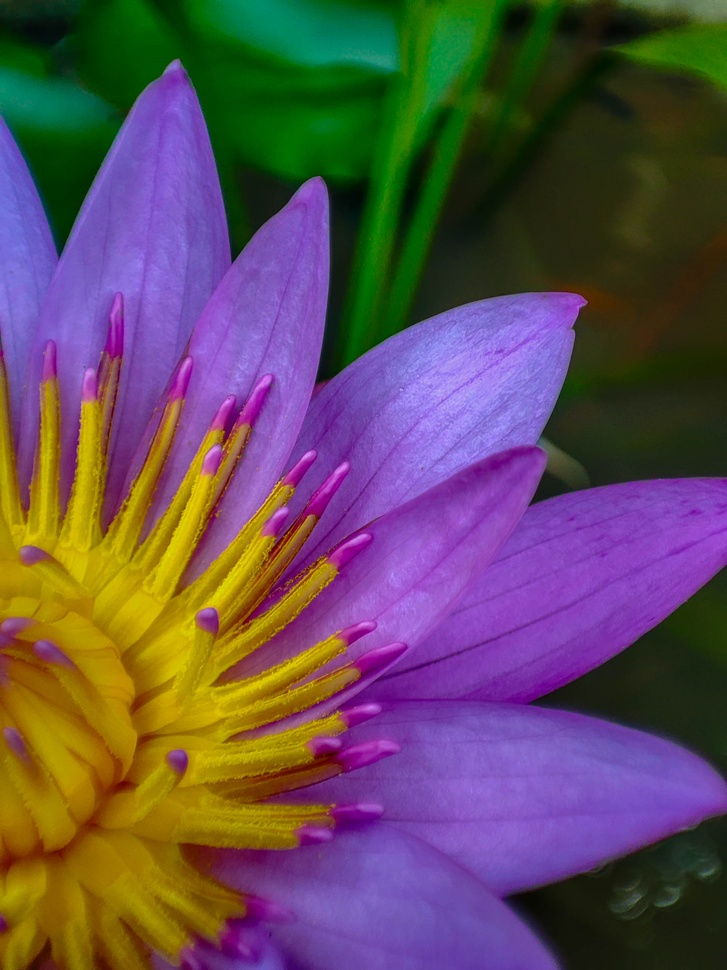
#> input picture images/image.jpg, 727 x 970 px, shrunk from 1944 x 2592 before the run
$ python main.py
#> lines starting #> are read from the running program, lines starting #| are printed output that depends on the picture
import cv2
import numpy as np

def reduce_intensity_levels(image_path, value):
#> called with image_path = 'images/image.jpg', value = 3
    image = cv2.imread(image_path, cv2.IMREAD_GRAYSCALE) # Read the image in grayscale mode
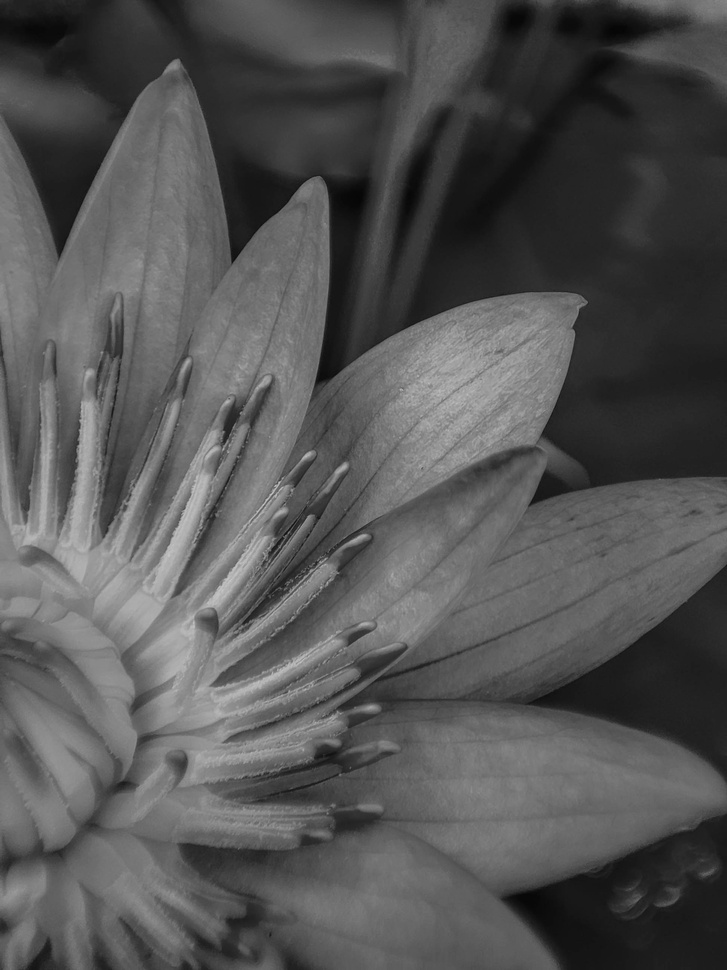
#> image: shape (970, 727); min 5, max 199, mean 84.1
    new_intensity = 2 ** (8-value)

    quantized_image = np.floor_divide(image, new_intensity) * new_intensity
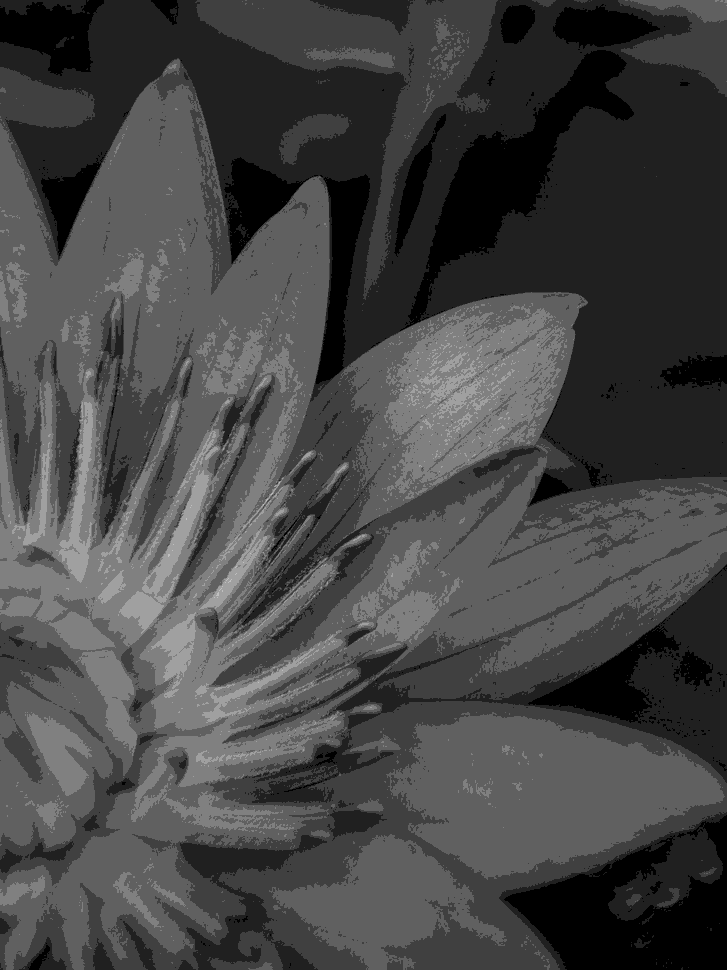
#> quantized_image: shape (970, 727); min 0, max 192, mean 69.1

    return quantized_image


input_image_path = "images/image.jpg" # Path to the input image
value = 3 # Number of intensity levels to reduce the image to

reduced_image = reduce_intensity_levels(input_image_path, value)

cv2.imwrite("images/1-0_reduced_image.jpg", reduced_image) # Save the reduced image
# Print a success message
print("The image intensity has been reduced and saved as 1-0_reduced_image.jpg")

#..................................................................................................................................................................................

def spatial_average(image_path, neighborhood_size):
#> called with image_path = 'images/image.jpg', neighborhood_size = 3
    image = cv2.imread(image_path)
#> image is the input picture: shape (970, 727, 3); mean B, G, R 86, 77.5, 96.5
    blurred_image = cv2.blur(image, (neighborhood_size, neighborhood_size))

    return blurred_image

input_image_path = 'images/image.jpg'
neighborhood_3x3 = 3
averaged_image_3x3 = spatial_average(input_image_path, neighborhood_3x3)
cv2.imwrite("images/2-1_averaged_image_3x3.jpg", averaged_image_3x3)
# Print a success message
print("The image has been saved as 2-1_averaged_image_3x3.jpg")

neighborhood_10x10 = 10
averaged_image_10x10 = spatial_average(input_image_path, neighborhood_10x10)
#> call 2 of spatial_average, with image_path = 'images/image.jpg', neighborhood_size = 10
#> in spatial_average (call 2), `blurred_image = cv2.blur(image, (neighborhood_size, neighborhood_size))`:
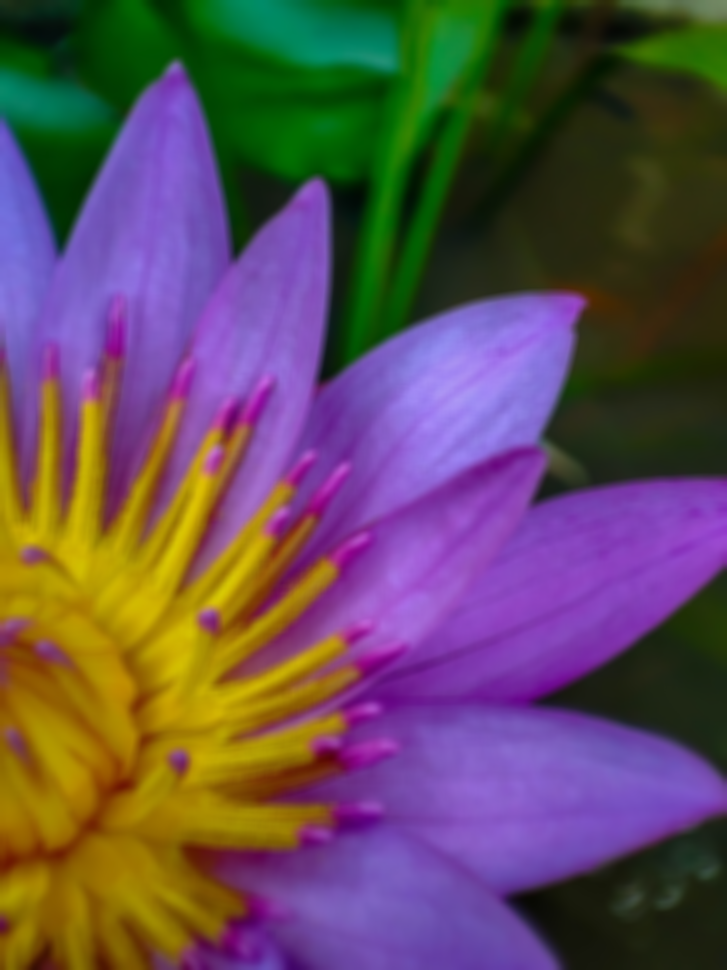
#> blurred_image: shape (970, 727, 3); mean B, G, R 86, 77.6, 96.5
cv2.imwrite("images/2-2_averaged_image_10x10.jpg", averaged_image_10x10)
# Print a success message
print("The image has been saved as 2-2_averaged_image_10x10.jpg")

neighborhood_20x20 = 20
averaged_image_20x20 = spatial_average(input_image_path, neighborhood_20x20)
#> call 3 of spatial_average, with image_path = 'images/image.jpg', neighborhood_size = 20
#> in spatial_average (call 3), `blurred_image = cv2.blur(image, (neighborhood_size, neighborhood_size))`:
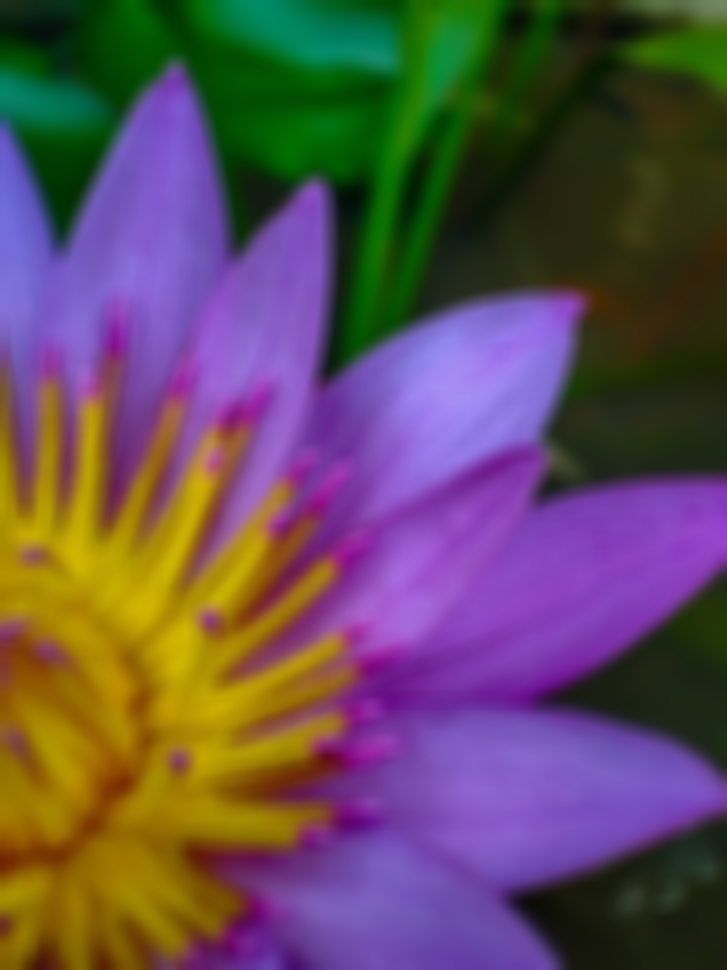
#> blurred_image: shape (970, 727, 3); mean B, G, R 86, 77.6, 96.5
cv2.imwrite("images/2-3_averaged_image_20x20.jpg", averaged_image_20x20)
# Print a success message
print("The image has been saved as 2-3_averaged_image_20x20.jpg")

#..................................................................................................................................................................................

def rotate_image(image_path, angle_degrees):
#> called with image_path = 'images/image.jpg', angle_degrees = 45
    image = cv2.imread(image_path)
    height, width = image.shape[:2]
#> height = 970; width = 727
    center = (width // 2, height // 2)
#> center = (363, 485)
    rotation_matrix = cv2.getRotationMatrix2D(center, angle_degrees, 1)
    rotated_image = cv2.warpAffine(image, rotation_matrix, (width, height))
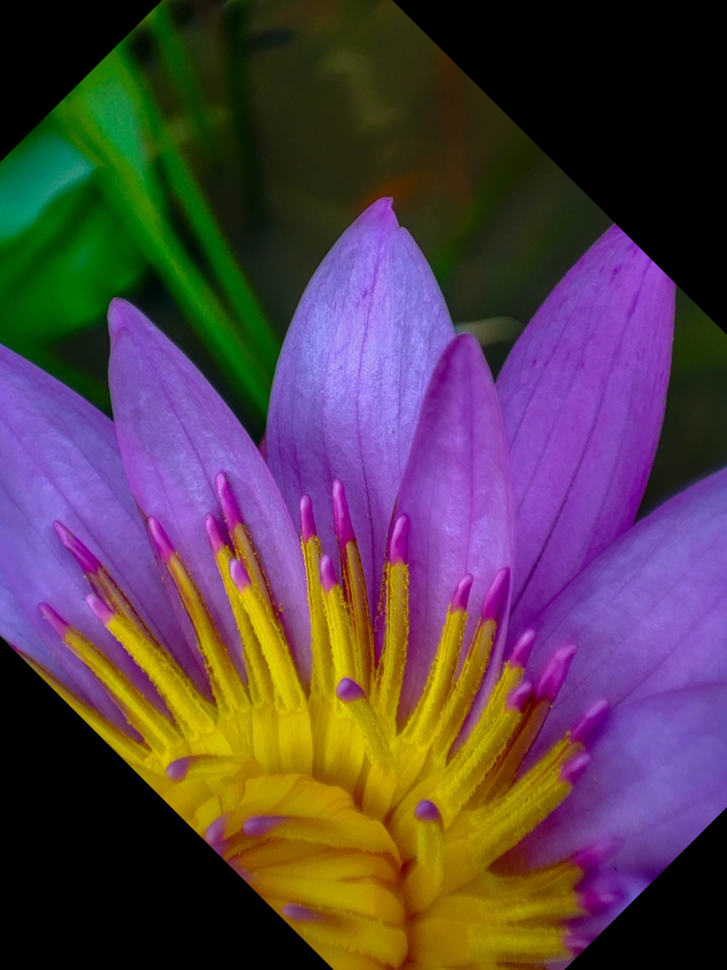
#> rotated_image: shape (970, 727, 3); mean B, G, R 72, 63.8, 84.7
    return rotated_image

input_image_path = 'images/image.jpg'
rotated_image_45 = rotate_image(input_image_path, 45)
rotated_image_90 = rotate_image(input_image_path, 90)
#> call 2 of rotate_image, with image_path = 'images/image.jpg', angle_degrees = 90
#> in rotate_image (call 2), `rotated_image = cv2.warpAffine(image, rotation_matrix, (width, height))`:
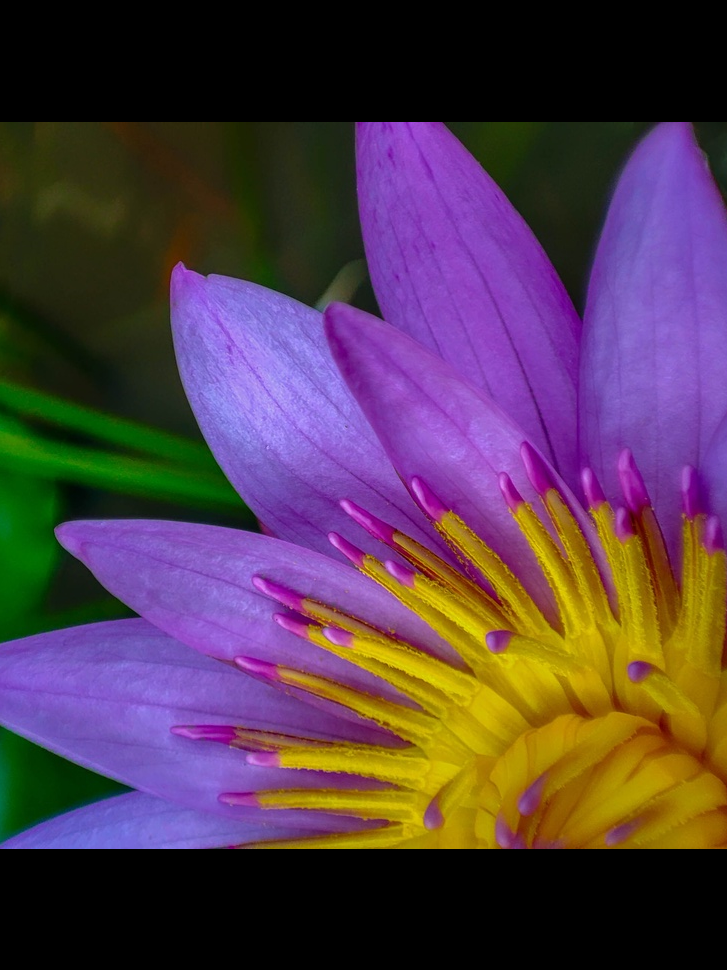
#> rotated_image: shape (970, 727, 3); mean B, G, R 73.1, 59.2, 82
cv2.imwrite('images/3-1_rotated_image_45.jpg', rotated_image_45)
# Print a success message
print("The 45 rotated image has been saved as 3-1_rotated_image_45.jpg")

cv2.imwrite('images/3-2_rotated_image_90.jpg', rotated_image_90)
# Print a success message
print("The 90 rotated image has been saved as 3-2_rotated_image_90.jpg")

#..................................................................................................................................................................................

def block_average(image, block_size):
    # image = cv2.imread(image_path, cv2.IMREAD_COLOR)
#> called with block_size = 3
    height, width = image.shape[:2]
#> height = 970; width = 727
    averaged_image = np.zeros_like(image, dtype=np.float64)
    for y in range(0, height, block_size):
        for x in range(0, width, block_size):
            block = image[y:y+block_size, x:x+block_size]
            average_value = np.mean(block, axis=(0, 1))
            averaged_image[y:y+block_size, x:x+block_size] = average_value

    return np.uint8(averaged_image)
# Example usage:
# input_image_path = 'images/image.jpg'
image = cv2.imread('images/image.jpg', cv2.IMREAD_COLOR)
block_size_3x3 = 3
averaged_image_3x3_blocks = block_average(image, block_size_3x3)
cv2.imwrite('images/4-1_averaged_image_3x3_blocks.jpg', averaged_image_3x3_blocks)
# Print a success message
print("The image has been saved as 4-1_averaged_image_3x3_blocks.jpg")

block_size_5x5 = 5
averaged_image_5x5_blocks = block_average(image, block_size_5x5)
cv2.imwrite('images/4-2_averaged_image_5x5_blocks.jpg', averaged_image_5x5_blocks)
# Print a success message
print("The image has been saved as 4-2_averaged_image_5x5_blocks.jpg")

block_size_7x7 = 7
averaged_image_7x7_blocks = block_average(image, block_size_7x7)
cv2.imwrite('images/4-3_averaged_image_7x7_blocks.jpg', averaged_image_7x7_blocks)
# Print a success message
print("The image has been saved as 4-3_averaged_image_7x7_blocks.jpg")
